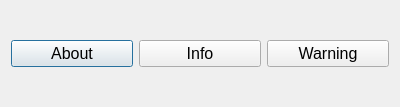
<?xml version="1.0" encoding="UTF-8"?>
<ui version="4.0">
 <class>Dialog</class>
 <widget class="QDialog" name="Dialog">
  <property name="geometry">
   <rect>
    <x>0</x>
    <y>0</y>
    <width>400</width>
    <height>107</height>
   </rect>
  </property>
  <property name="windowTitle">
   <string>Dialog</string>
  </property>
  <layout class="QHBoxLayout" name="horizontalLayout">
   <item>
    <widget class="QPushButton" name="about">
     <property name="font">
      <font>
       <pointsize>12</pointsize>
      </font>
     </property>
     <property name="text">
      <string>About</string>
     </property>
    </widget>
   </item>
   <item>
    <widget class="QPushButton" name="info">
     <property name="font">
      <font>
       <pointsize>12</pointsize>
      </font>
     </property>
     <property name="text">
      <string>Info</string>
     </property>
    </widget>
   </item>
   <item>
    <widget class="QPushButton" name="warning">
     <property name="font">
      <font>
       <pointsize>12</pointsize>
      </font>
     </property>
     <property name="text">
      <string>Warning</string>
     </property>
    </widget>
   </item>
  </layout>
 </widget>
 <resources/>
 <connections/>
</ui>
